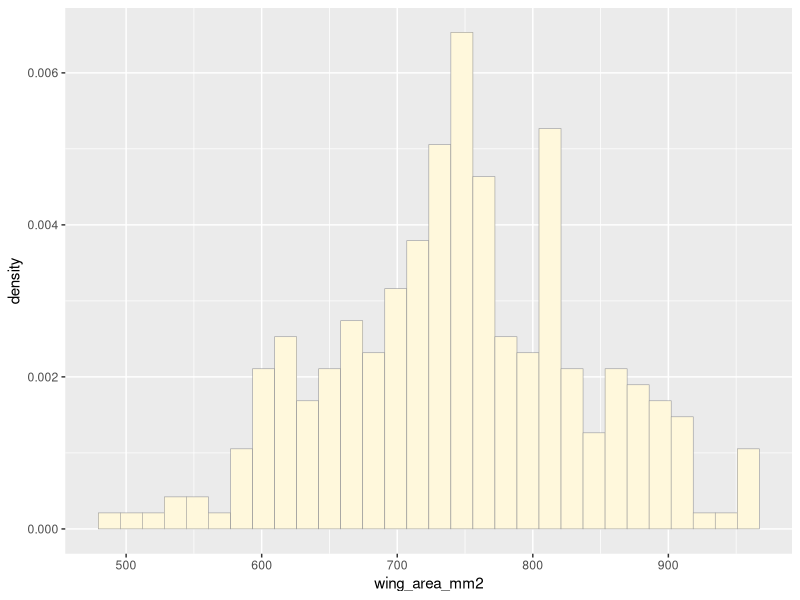
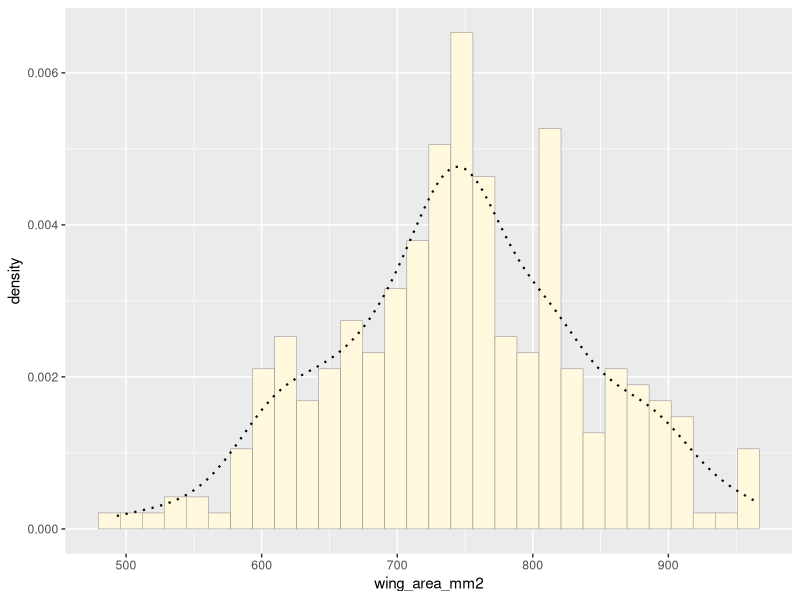
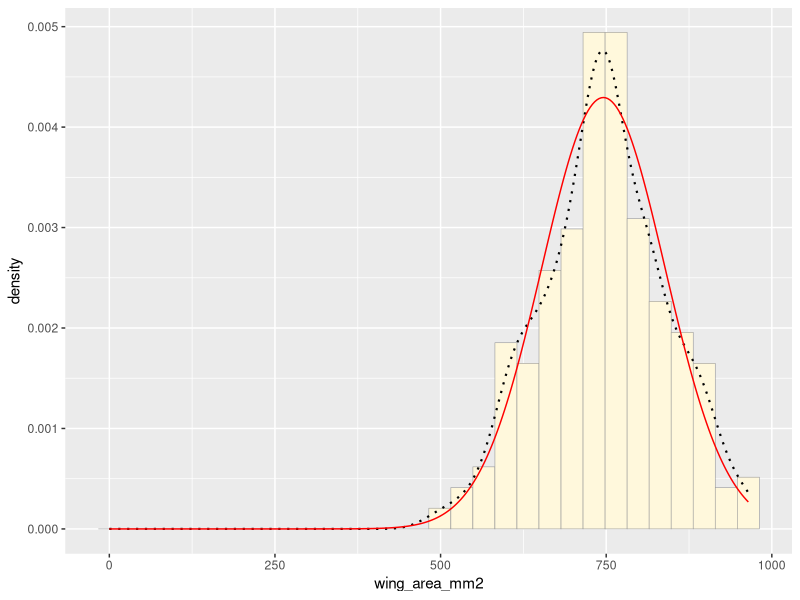
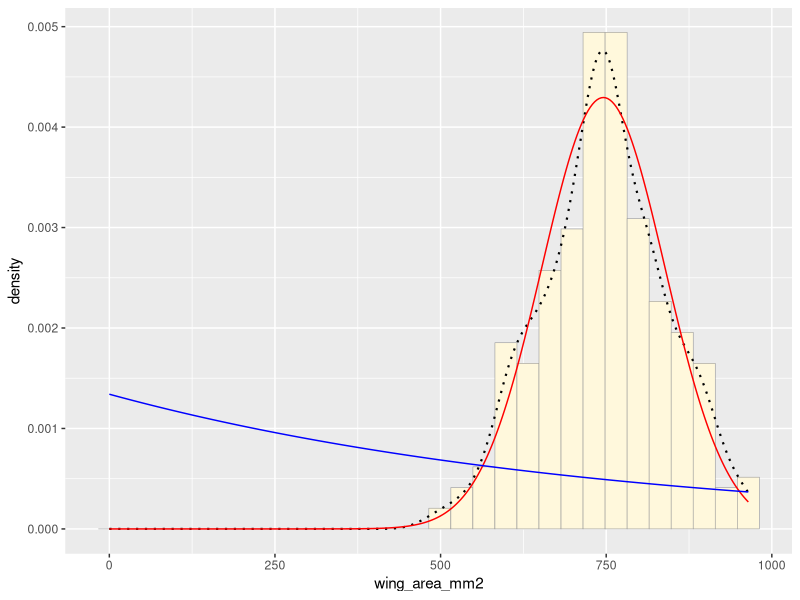
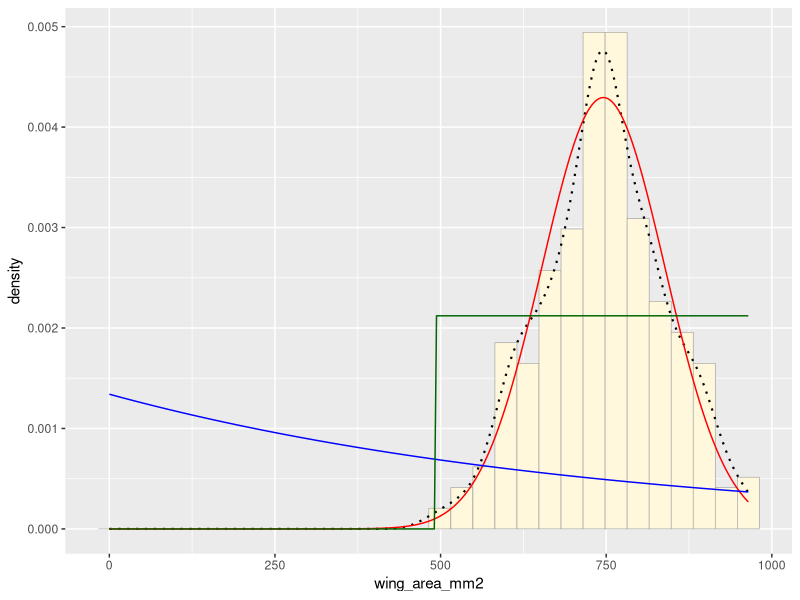
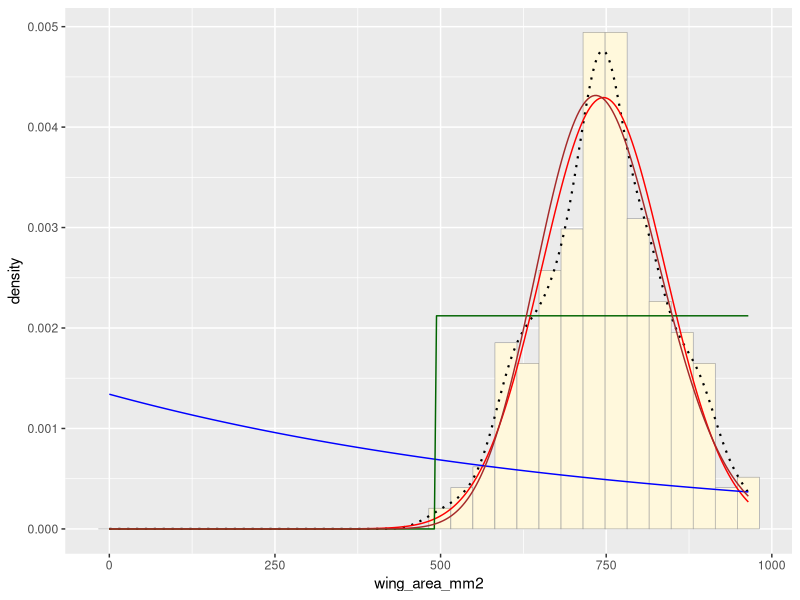
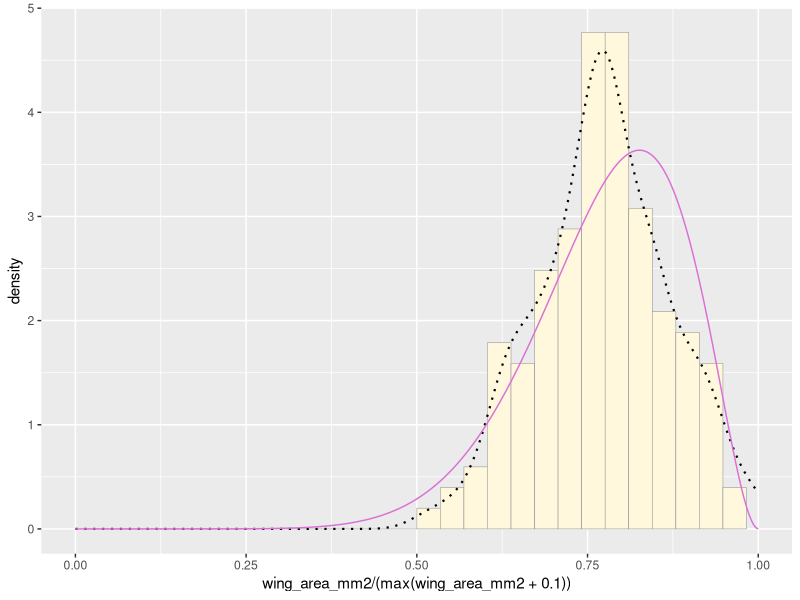
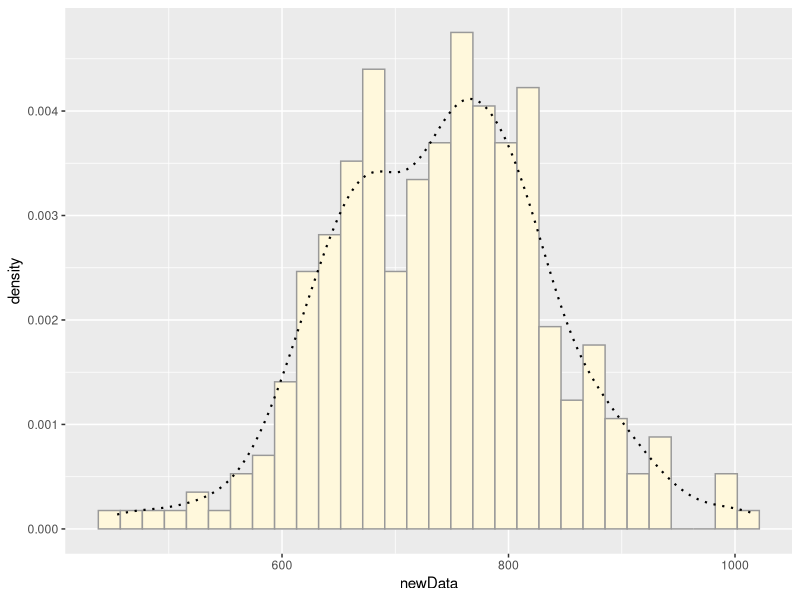

R code for these plots, in order:
## ---- chunk 1
knitr::opts_chunk$set(echo = TRUE)
## ---- chunk 2
library(ggplot2) # for graphics
library(MASS) # for maximum likelihood estimation
## ---- chunk 3
z <- na.omit(read.table("ButterflyData.csv",header=TRUE,sep=",")) # create data frame and remove NA values
str(z)
summary(z)
## ---- chunk 4
p1 <- ggplot(data=z, aes(x=wing_area_mm2, y=..density..)) +
  geom_histogram(color="grey60",fill="cornsilk",size=0.2) 
print(p1)
## ---- chunk 5
p1 <-  p1 +  geom_density(linetype="dotted",size=0.75)
print(p1)
## ---- chunk 6
normPars <- fitdistr(z$wing_area_mm2,"normal")
print(normPars)
str(normPars)
normPars$estimate["mean"] # note structure of getting a named attribute
## ---- chunk 7
meanML <- normPars$estimate["mean"]
sdML <- normPars$estimate["sd"]

xval <- seq(0,max(z$wing_area_mm2),len=length(z$wing_area_mm2))

stat <- stat_function(aes(x = xval, y = ..y..), fun = dnorm, colour="red", n = length(z$wing_area_mm2), args = list(mean = meanML, sd = sdML))
 p1 + stat
## ---- chunk 8
expoPars <- fitdistr(z$wing_area_mm2,"exponential")
rateML <- expoPars$estimate["rate"]

stat2 <- stat_function(aes(x = xval, y = ..y..), fun = dexp, colour="blue", n = length(z$wing_area_mm2), args = list(rate=rateML))
 p1 + stat + stat2
## ---- chunk 9
stat3 <- stat_function(aes(x = xval, y = ..y..), fun = dunif, colour="darkgreen", n = length(z$wing_area_mm2), args = list(min=min(z$wing_area_mm2), max=max(z$wing_area_mm2)))
 p1 + stat + stat2 + stat3
## ---- chunk 10
gammaPars <- fitdistr(z$wing_area_mm2,"gamma")
shapeML <- gammaPars$estimate["shape"]
rateML <- gammaPars$estimate["rate"]

stat4 <- stat_function(aes(x = xval, y = ..y..), fun = dgamma, colour="brown", n = length(z$wing_area_mm2), args = list(shape=shapeML, rate=rateML))
 p1 + stat + stat2 + stat3 + stat4
## ---- chunk 11
pSpecial <- ggplot(data=z, aes(x=wing_area_mm2/(max(wing_area_mm2 + 0.1)), y=..density..)) +
  geom_histogram(color="grey60",fill="cornsilk",size=0.2) + 
  xlim(c(0,1)) +
  geom_density(size=0.75,linetype="dotted")

betaPars <- fitdistr(x=z$wing_area_mm2/max(z$wing_area_mm2 + 0.1),start=list(shape1=1,shape2=2),"beta")
shape1ML <- betaPars$estimate["shape1"]
shape2ML <- betaPars$estimate["shape2"]

statSpecial <- stat_function(aes(x = xval, y = ..y..), fun = dbeta, colour="orchid", n = length(z$wing_area_mm2), args = list(shape1=shape1ML,shape2=shape2ML))
pSpecial + statSpecial
## ---- chunk 12
x <- 1:292
newData <- rnorm(292, mean = meanML, sd = sdML)
df <- cbind(x, newData)

ggplot(data = df, aes(x = newData, y = ..density..)) + 
  geom_histogram(color = "grey60", fill = "cornsilk") + 
  geom_density(linetype="dotted",size=0.75)
